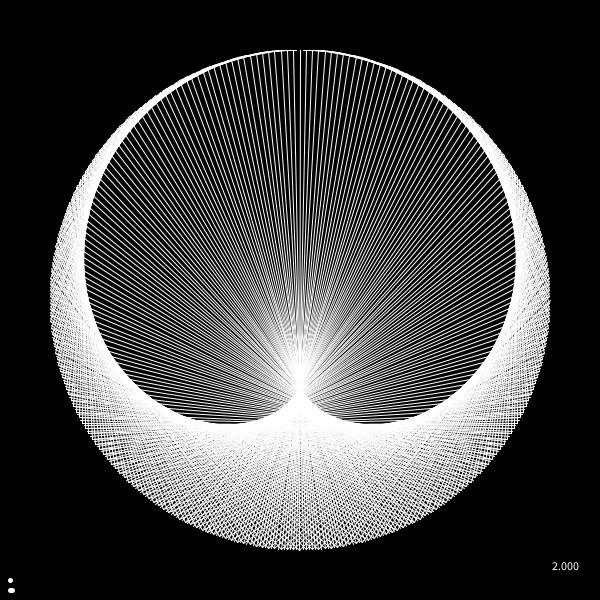
Frame 1 (no input)
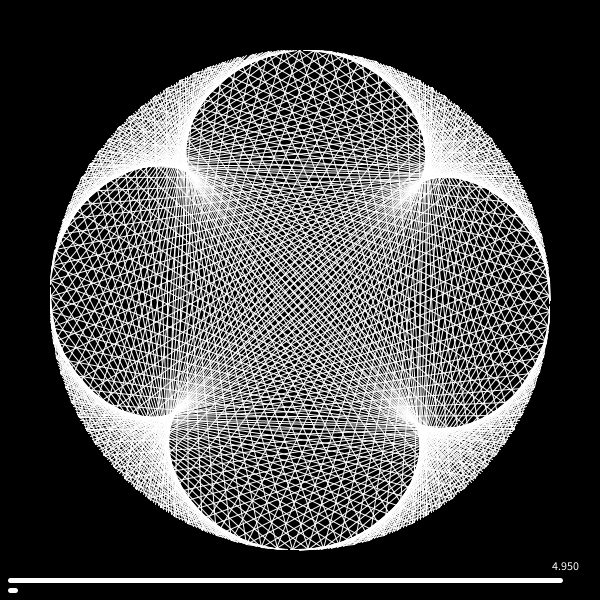
Frame 60 (the mouse pressed at the canvas centre just before this capture)
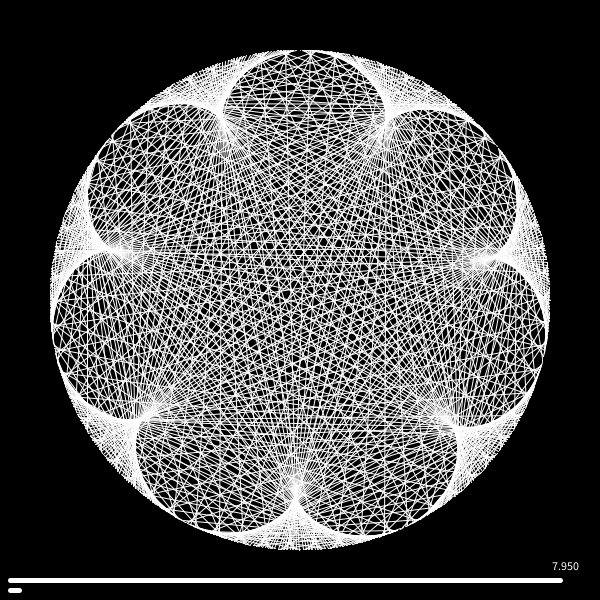
Frame 120 (the mouse held since frame 60 and released just before this capture)

The Processing sketch that drew these frames (run headless with seeded random() and noise(); from frame 60 on, the mouse is pressed at the canvas centre):

// Processing sketch: dingsa
// ── dingsa.pde
int points = 500;
float mul = 2;

void setup() {
  frameRate(-1);
  //fullScreen();
  size(600,600);
}

void draw() {
  println(mul);
  background(0);
  stroke(255);
  strokeWeight(5);
  line(10,580,10+(mul%1)*580,580);
  line(10,590,10+(mul/points)*580,590);
  text(mul,550,570);
  strokeWeight(1);
  translate(width/2,height/2);
  for(int i = 0; i < points; i++) {
    //stroke(((i*1.0)/points)*255,255-((i*1.0)/points)*255,255);
    line(sin(((i*1.0)/points)*TWO_PI)*250.0,-cos(((i*1.0)/points)*TWO_PI)*250,sin(((i*1.0)/points)*TWO_PI*mul)*250,-cos(((i*1.0)/points)*TWO_PI*mul)*250);
  }
  mul = (((int)(mul*20+1))/20.0)%points;
}
